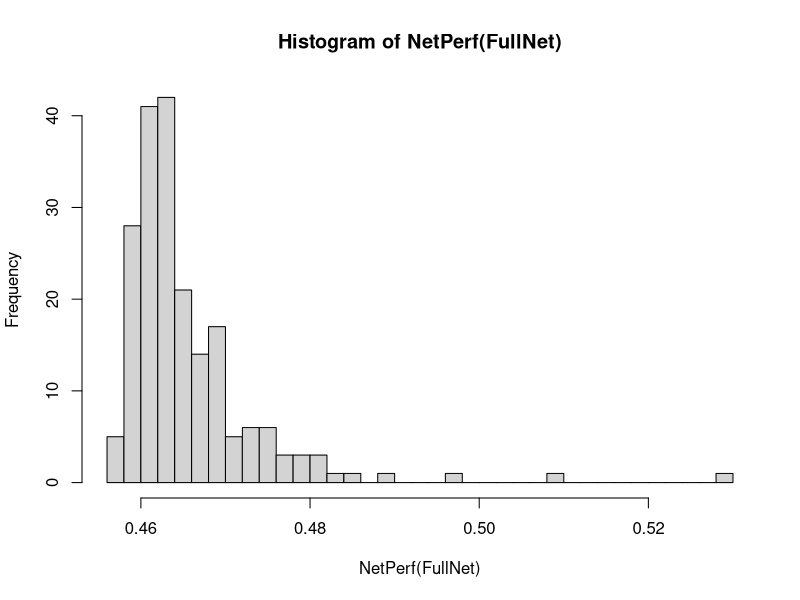
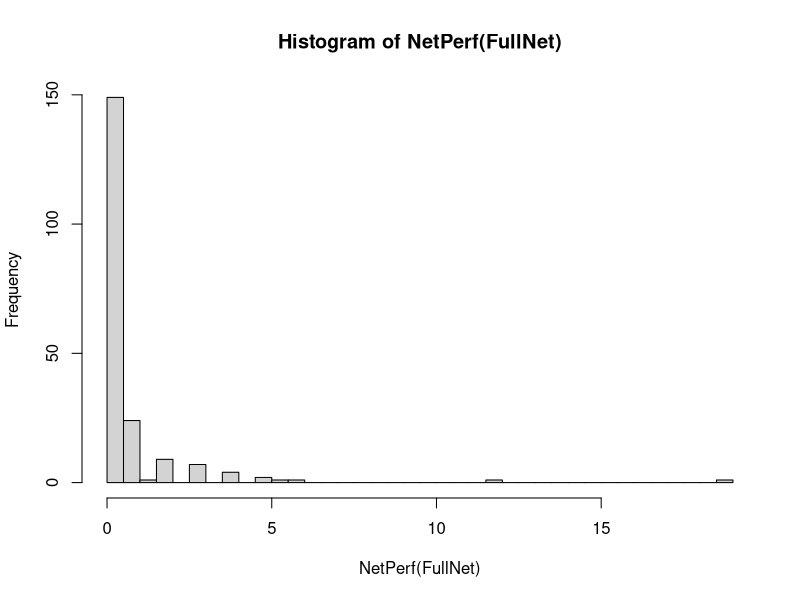

Recreate these plots in R, in order.
## 3 input 3 output NN
## data structure row = samples, col = var
In.Data<-matrix(0,nrow=dim(iris),ncol=4)
In.Data[,1]<-iris$Sepal.Length
In.Data[,2]<-iris$Sepal.Width
In.Data[,3]<-iris$Petal.Length
In.Data[,4]<-iris$Petal.Width
Out.Data<-matrix(0,nrow=dim(iris),ncol=3)
Out.Data[which(iris$Species=="setosa"),1]<-1
Out.Data[which(iris$Species=="versicolor"),2]<-1
Out.Data[which(iris$Species=="virginica"),3]<-1
In.Data<-scale(In.Data)

#data<-matrix(0, nrow=nSamples, ncol=nInput)
Train.split<-sample(1:nrow(In.Data),round(0.8*nrow(In.Data)),replace=F)
Test<-setdiff(1:nrow(In.Data),Train.split)
data<-In.Data[Train.split,]
data.out<-Out.Data[Train.split,]

### Find the NN with the lowest MSE
GetBest<-function(net) {
  n<-net$number
  best.MSE<-net$Best$MSE
  best.i<-net$Best$i
  for(i in 1:n) {
    if(eval(parse(text=paste("net$Net",i,"$MSE",sep="")))<best.MSE) {
      best.MSE<-eval(parse(text=paste("net$Net",i,"$MSE",sep="")))
      best.i<-i
    }
  }
  print(c(best.MSE,best.i))
}

## NN structure
##   first column is the weights for each input for a given neuron
##   second column is the weights for each input for the next neuron
##   The last row is the bias weight. It gets multiplied by the appended (1)


## append a numeric (1) column for bias
data.append<-cbind(data,rep(1,nrow(data)))
nInput<-ncol(data)
nOutputs<-ncol(data.out)
nNeuronsL1<-6
nNeuronsL2<-nOutputs

FullNet<-list()
FullNet$number<-200
FullNet$Best$MSE<-1E20
FullNet$Best$i<-0
FullNet$Best$NNL1<-matrix(0,nrow=ncol(data.append),ncol=nNeuronsL1+1)
FullNet$Best$NNL2<-matrix(0,nrow=ncol(FullNet$Best$NNL1),ncol=nOutputs)
for(i in 1:FullNet$number) {
  NNL1<-matrix(3*rnorm(ncol(data.append)*(nNeuronsL1+1)),nrow=ncol(data.append),ncol=nNeuronsL1+1)
  NNL1[,ncol(NNL1)]<-c(rep(0,nrow(NNL1)-1),10)
  NNL2<-matrix(3*rnorm(ncol(NNL1)*nNeuronsL2),nrow=ncol(NNL1),ncol=nNeuronsL2)
  
  vNNL1<-matrix(0,nrow=ncol(data.append),ncol=nNeuronsL1+1)
  vNNL2<-matrix(0,nrow=ncol(NNL1),ncol=nNeuronsL2)
  
  NNL1.val<-data.append%*%NNL1
  NNL1.val<-tanh(NNL1.val)
  
  NNL2.val<-NNL1.val%*%NNL2
  
  output<-1/(1+exp(NNL2.val))
  
  MSE<-sum((output-data.out)^2)
  
  eval(parse(text=paste("FullNet$Net",i,"$NNL1<-NNL1",sep="")))
  eval(parse(text=paste("FullNet$Net",i,"$NNL2<-NNL2",sep="")))
  eval(parse(text=paste("FullNet$Net",i,"$MSE<-MSE",sep="")))
  
  eval(parse(text=paste("FullNet$Net",i,"$pNNL1<-NNL1",sep="")))
  eval(parse(text=paste("FullNet$Net",i,"$pNNL2<-NNL2",sep="")))
  eval(parse(text=paste("FullNet$Net",i,"$pMSE<-MSE",sep="")))
  
  eval(parse(text=paste("FullNet$Net",i,"$vNNL1<-vNNL1",sep="")))
  eval(parse(text=paste("FullNet$Net",i,"$vNNL2<-vNNL2",sep="")))
}

PrimeNet<-function(net) {
  n<-net$number
  for(i in 1:n) {
    NNL1<-matrix(3*rnorm(ncol(data.append)*(nNeuronsL1+1)),nrow=ncol(data.append),ncol=nNeuronsL1+1)
    NNL1[,ncol(NNL1)]<-c(rep(0,nrow(NNL1)-1),10)
    NNL2<-matrix(3*rnorm(ncol(NNL1)*nNeuronsL2),nrow=ncol(NNL1),ncol=nNeuronsL2)
    
    NNL1.val<-data.append%*%NNL1
    NNL1.val<-tanh(NNL1.val)
    
    NNL2.val<-NNL1.val%*%NNL2
    
    output<-1/(1+exp(NNL2.val))
    
    MSE<-sum((output-data.out)^2)
    
    eval(parse(text=paste("net$Net",i,"$NNL1<-NNL1",sep="")))
    eval(parse(text=paste("net$Net",i,"$NNL2<-NNL2",sep="")))
    eval(parse(text=paste("net$Net",i,"$MSE<-MSE",sep="")))
    
    if(MSE < eval(parse(text=paste("net$Net",i,"$pMSE",sep="")))) {
      eval(parse(text=paste("net$Net",i,"$pMSE<-MSE",sep="")))
      eval(parse(text=paste("net$Net",i,"$pNNL1<-NNL1",sep="")))
      eval(parse(text=paste("net$Net",i,"$pNNL2<-NNL2",sep="")))
    }
    
    if(MSE < net$Best$MSE) {
      net$Best$MSE<-MSE
      net$Best$NNL1<-NNL1
      net$Best$NNL2<-NNL2
      net$Best$i<-i
    }
  }
  return(net)
}

LearnNet<-function(net) {
  n<-net$number
  bNNL1<-net$Best$NNL1
  bNNL2<-net$Best$NNL2
  bMSE<-net$Best$MSE
  for(i in 1:n) {
    eval(parse(text=paste("vNNL1<-net$Net",i,"$vNNL1",sep="")))
    eval(parse(text=paste("vNNL2<-net$Net",i,"$vNNL2",sep="")))
    eval(parse(text=paste("pNNL1<-net$Net",i,"$pNNL1",sep="")))
    eval(parse(text=paste("pNNL2<-net$Net",i,"$pNNL2",sep="")))
    eval(parse(text=paste("NNL1<-net$Net",i,"$NNL1",sep="")))
    eval(parse(text=paste("NNL2<-net$Net",i,"$NNL2",sep="")))
    vNNL1<-0.7*vNNL1 + runif(1)*1.4*(bNNL1-NNL1) + runif(1)*1.4*(pNNL1-pNNL1)
    vNNL2<-0.7*vNNL2 + runif(1)*1.4*(bNNL2-NNL2) + runif(1)*1.4*(pNNL2-pNNL2)
    NNL1<-NNL1+vNNL1
    NNL2<-NNL2+vNNL2
    eval(parse(text=paste("net$Net",i,"$vNNL1<-vNNL1",sep="")))
    eval(parse(text=paste("net$Net",i,"$vNNL2<-vNNL2",sep="")))
    eval(parse(text=paste("net$Net",i,"$NNL1<-NNL1",sep="")))
    eval(parse(text=paste("net$Net",i,"$NNL2<-NNL2",sep="")))

    MSE<-EvalNet(eval(parse(text=paste("net$Net",i,sep=""))))
    eval(parse(text=paste("net$Net",i,"$MSE<-MSE",sep="")))
    
    if(MSE<eval(parse(text=paste("net$Net",i,"$pMSE",sep="")))) {
      eval(parse(text=paste("net$Net",i,"$pNNL1<-NNL1",sep="")))
      eval(parse(text=paste("net$Net",i,"$pNNL2<-NNL2",sep="")))
      eval(parse(text=paste("net$Net",i,"$pNNL2<-MSE",sep="")))  
    }
    if(MSE<bMSE) {
      net$Best$NNL1<-NNL1
      net$Best$NNL2<-NNL2
      net$Best$MSE<-MSE
    }
  }
  return(net)
}

EvalNet<-function(net) {
  NNL1.val<-data.append%*%net$NNL1
  NNL1.val<-tanh(NNL1.val)

  NNL2.val<-NNL1.val%*%net$NNL2

  output<-1/(1+exp(NNL2.val))

  MSE<-sum((output-data.out)^2)
  return(MSE)
}

NetPerf<-function(net,selected=NULL) {
  if(is.null(selected)) {
  n<-net$number
  MSE.all<-numeric(n)
  for(i in 1:n) {
    MSE.all[i]<-eval(parse(text=paste("net$Net",i,"$MSE",sep="")))
  }
  return(MSE.all)
  } else if(is.numeric(selected)) {
    return(eval(parse(text=paste("net$Net",selected,"$MSE",sep=""))))
  }
}

NetPredict<-function(net,data.in,data.out) {
  data.append<-cbind(data.in,rep(1,nrow(data.in)))
  NNL1.val<-data.append%*%net$NNL1
  NNL1.val<-tanh(NNL1.val)
  
  NNL2.val<-NNL1.val%*%net$NNL2
  
  output<-1/(1+exp(NNL2.val))
  
  return(output)
}

GetBest(FullNet)
for(i in 1:50) {
  FullNet<-PrimeNet(FullNet)
}

for(i in 1:100){
  FullNet<-LearnNet(FullNet)
}
GetBest(FullNet)
hist(NetPerf(FullNet),breaks=50)

Predicted<-NetPredict(FullNet$Net151,In.Data[Test,],Out.Data[Test,])
round(Predicted,1)-Out.Data[Test,]


GetBest(FullNet)
for(n in 1:5) {
  FullNet<-PrimeNet(FullNet)
  for(i in 1:30){
    FullNet<-LearnNet(FullNet)
  }
}
GetBest(FullNet)
hist(NetPerf(FullNet),breaks=50)

